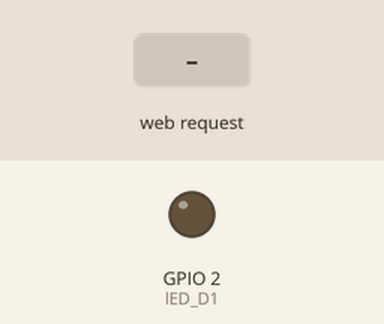
Bench run of a sketch on a simulated ESP32. Shown: output pins drawn as LEDs (lit = HIGH). Inputs (shaded band) come from the test bench.

Above: at 1.3 s.
1.4 s: HTTP request GET /encender received
At 1.7 s:
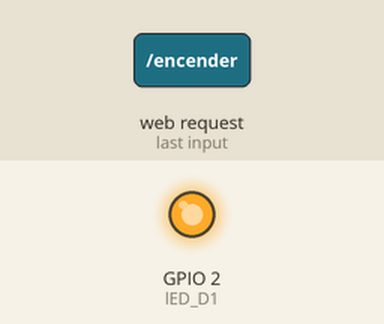
2.9 s: HTTP request GET /apagar received
At 4.0 s:
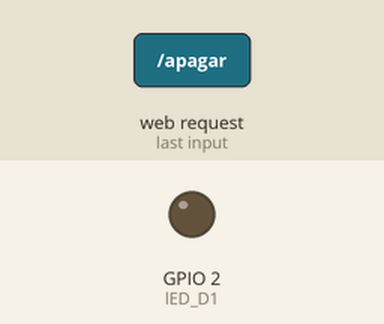
Timing chart, 0 to 5.9 s (numbered marks = the images above; inputs shaded):
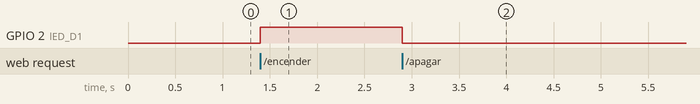

The sketch:

1.ino
```cpp
#include <WiFi.h>
#include <WebServer.h>

const char *NOMBRE_RED = "ES32_Sp3",
            *CLAVE_RED = "123456789";

const int PUERTO = 80,
          lED_D1 = 2;

//ESTADO DEL LED
bool estadoDelLED=false;

IPAddress ip(192, 168, 1, 1);
IPAddress puertaDeEnlace(192, 168, 1, 1);
IPAddress mascaraDeRed(255, 255, 255, 0);
WebServer servidor (PUERTO);

String obtenerInterfaz()
{
String HtmlRespuesta = "<¡DOCTYPE html>"
                        "<html lang='en'>"
                        "<head>"
                        "<meta charset = 'UTF-8'>"
                        "<meta name = 'viewport' content='width=device-width, initial-scale=1.0'>"
                        "<title> LED prueba </title>"
                        "</head>"
                        "<body>";

HtmlRespuesta += "<h1> Encender y apagar LED </h1>";
HtmlRespuesta += "<p>El led est&aacute; actualmente</p>";
if(estadoDelLED)
  {
    HtmlRespuesta += "Encendido</p>";
    HtmlRespuesta += "<a href='/apagar'> Apagar </a>";

  }
  else
  {
    HtmlRespuesta += "Apagado</p>";
    HtmlRespuesta += "<a href='/encender'>Encender</a>";

  }
  HtmlRespuesta += "</body>"
                    "/html";
  return HtmlRespuesta;

}

void mostrarInterfazHTML()
{
  servidor.send(200, "text/html", obtenerInterfaz());

}


void rutaEncenderLed()
{
  estadoDelLED = true;
  digitalWrite(lED_D1, HIGH);
  mostrarInterfazHTML();
}

void rutaApagarLed()
{
  estadoDelLED = false;
  digitalWrite (lED_D1, LOW);
  mostrarInterfazHTML();
}

void rutaRaiz()
 {
  mostrarInterfazHTML();
 }

void rutaNoencontrada()
{
  servidor.send(404, "text/plain", "404");

}


void setup() {
pinMode(lED_D1, OUTPUT);

WiFi.softAP(NOMBRE_RED, CLAVE_RED);
WiFi.softAPConfig(ip, puertaDeEnlace, mascaraDeRed);
delay(100);

servidor.on("/", rutaRaiz);
servidor.on("/encender", rutaEncenderLed);
servidor.on("/apagar", rutaApagarLed);
servidor.onNotFound(rutaNoencontrada);
servidor.begin();

}

void loop() {
  servidor.handleClient();

}
```

Measured:
- after the input at 1.4 s, GPIO 2 (lED_D1): LOW → HIGH at once
- after the input at 2.9 s, GPIO 2 (lED_D1): HIGH → LOW at once
